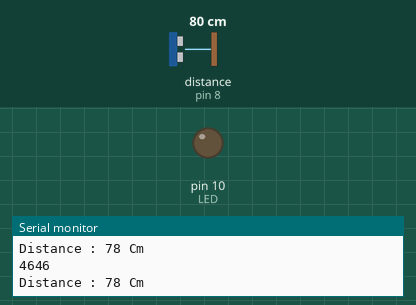
Bench run of a sketch on a simulated Arduino Uno, built with avr-gcc and run on an emulated ATmega328P. On the bench: output pins drawn as LEDs (lit = HIGH), the last lines printed to the serial monitor. Wiring (inferred from the names in the program): ultrasonic range finder: trigger pin 9; echo pin 8. The test bench sets the inputs (shaded band); at power-on: distance to the obstacle (sensor on pin 8) 80 cm. The echo pulse lasts 58.3 µs per cm; pins used as bus, display or sensor lines are not drawn.

Above: at 1.2 s.
1.3 s: distance to the obstacle (sensor on pin 8) set to 13 cm
4.3 s: distance to the obstacle (sensor on pin 8) set to 10 cm
At 5.2 s:
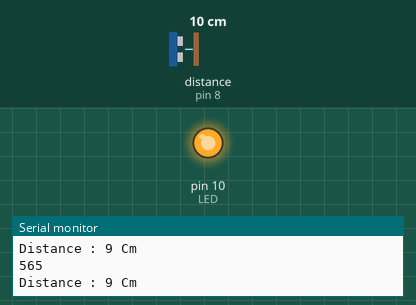
5.8 s: distance to the obstacle (sensor on pin 8) set to 18 cm
At 6.7 s:
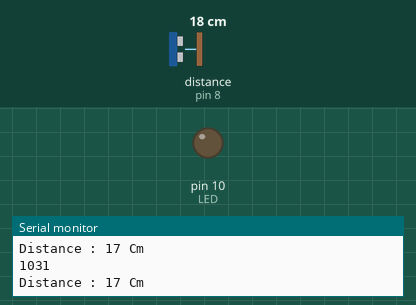
7.3 s: distance to the obstacle (sensor on pin 8) set to 2 cm
At 8.2 s:
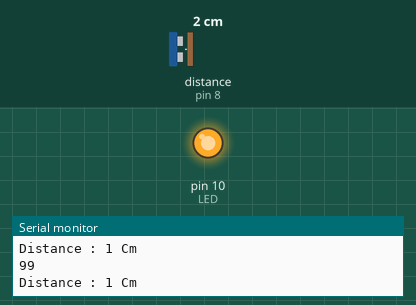
Timing chart, 0 to 9.8 s (numbered marks = the images above; inputs shaded):
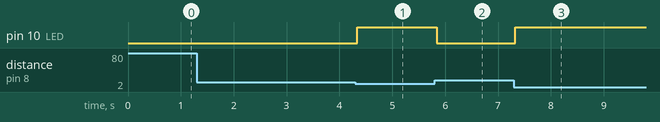

Measured:
- the behaviour switches between 12 and 11 cm on distance to the obstacle (sensor on pin 8) (found by bisection; images 0 and 1)
- after the input at 4.3 s, pin 10 (LED): LOW → HIGH at once
- after the input at 5.8 s, pin 10 (LED): HIGH → LOW at once
- after the input at 7.3 s, pin 10 (LED): LOW → HIGH at once

The sketch:

Distance_Test.ino
```cpp
#define LED 10
#define TRIG 9
#define ECHO 8

void setup()
{
  Serial.begin(9600);
  pinMode(LED, OUTPUT);
  pinMode(TRIG, OUTPUT);
  pinMode(ECHO, INPUT);
}

void loop()
{
  long duration, distance;

  digitalWrite(TRIG, LOW);
  delayMicroseconds(2);
  digitalWrite(TRIG, HIGH);
  delayMicroseconds(10);
  digitalWrite(TRIG, LOW);

  duration = pulseIn(ECHO, HIGH);
  distance = duration * 17 / 1000;

  Serial.println(duration);
  Serial.print("\nDistance : ");
  Serial.print(distance);
  Serial.println(" Cm");

  if (distance > 10)
  {
    digitalWrite(10, LOW);
  }
  else
  {
    digitalWrite(10, HIGH);
  }
}
```
